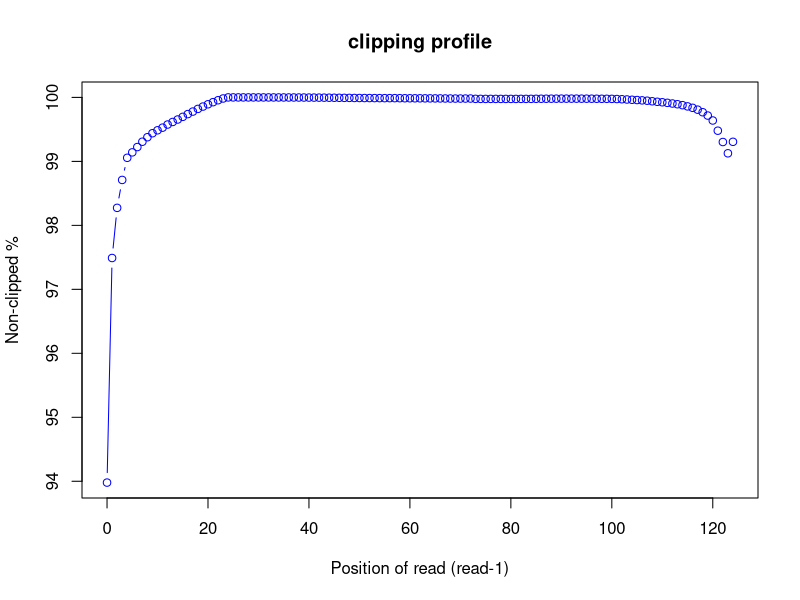
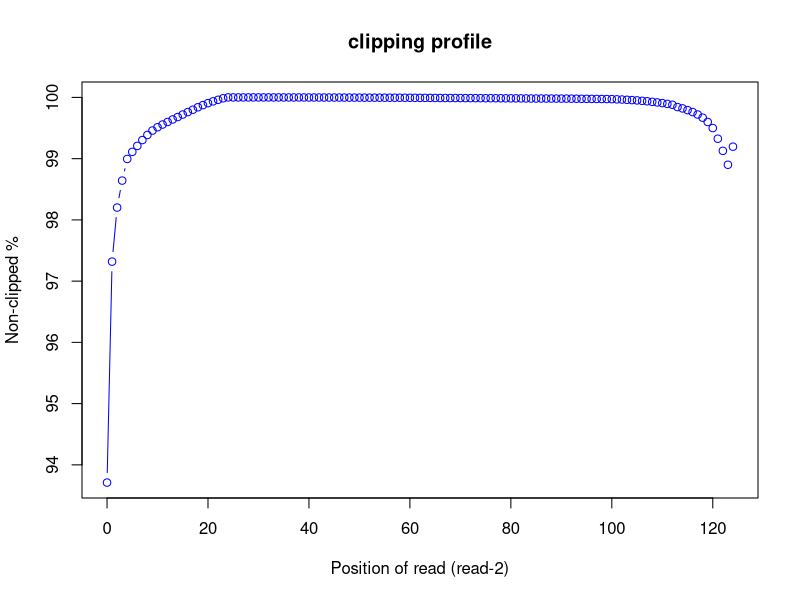

Reproduce these figures in R, in order.
pdf("/home/genetics/HW1/mapped_data_quality/SRR11647697.clipping_profile.R1.pdf")
read_pos=c(0,1,2,3,4,5,6,7,8,9,10,11,12,13,14,15,16,17,18,19,20,21,22,23,24,25,26,27,28,29,30,31,32,33,34,35,36,37,38,39,40,41,42,43,44,45,46,47,48,49,50,51,52,53,54,55,56,57,58,59,60,61,62,63,64,65,66,67,68,69,70,71,72,73,74,75,76,77,78,79,80,81,82,83,84,85,86,87,88,89,90,91,92,93,94,95,96,97,98,99,100,101,102,103,104,105,106,107,108,109,110,111,112,113,114,115,116,117,118,119,120,121,122,123,124)
r1_clip_count=c(870558.0,362959.0,249625.0,186524.0,136492.0,124215.0,112199.0,100167.0,89989.0,80935.0,74313.0,68367.0,61311.0,55522.0,49945.0,43918.0,37700.0,32012.0,25973.0,20692.0,15543.0,10777.0,6389.0,2435.0,0,1.0,2.0,4.0,11.0,19.0,26.0,39.0,53.0,70.0,95.0,116.0,151.0,172.0,214.0,275.0,347.0,416.0,479.0,561.0,679.0,786.0,900.0,1017.0,1121.0,1273.0,1377.0,1439.0,1517.0,1569.0,1659.0,1701.0,1691.0,1689.0,1804.0,1919.0,1983.0,2033.0,2071.0,2138.0,2194.0,2257.0,2322.0,2429.0,2524.0,2606.0,2590.0,2573.0,2557.0,3233.0,3314.0,3367.0,3345.0,3346.0,3397.0,3378.0,3374.0,3375.0,3294.0,3312.0,3239.0,3125.0,3017.0,2978.0,2876.0,2844.0,2760.0,2784.0,2764.0,2783.0,2827.0,2870.0,2920.0,3027.0,3093.0,3136.0,3272.0,3648.0,4139.0,4693.0,5359.0,5944.0,6670.0,7453.0,8719.0,9891.0,10979.0,12233.0,13785.0,15432.0,17548.0,20300.0,23546.0,27729.0,33491.0,41000.0,52177.0,75235.0,100820.0,126323.0,100348.0)
r1_nonclip_count = 14459280 - r1_clip_count
plot(read_pos, r1_nonclip_count*100/(r1_clip_count + r1_nonclip_count),col="blue",main="clipping profile",xlab="Position of read (read-1)",ylab="Non-clipped %",type="b")
dev.off()
pdf("/home/genetics/HW1/mapped_data_quality/SRR11647697.clipping_profile.R2.pdf")
read_pos=c(0,1,2,3,4,5,6,7,8,9,10,11,12,13,14,15,16,17,18,19,20,21,22,23,24,25,26,27,28,29,30,31,32,33,34,35,36,37,38,39,40,41,42,43,44,45,46,47,48,49,50,51,52,53,54,55,56,57,58,59,60,61,62,63,64,65,66,67,68,69,70,71,72,73,74,75,76,77,78,79,80,81,82,83,84,85,86,87,88,89,90,91,92,93,94,95,96,97,98,99,100,101,102,103,104,105,106,107,108,109,110,111,112,113,114,115,116,117,118,119,120,121,122,123,124)
r2_clip_count=c(909424.0,387690.0,260105.0,196382.0,145271.0,128593.0,114447.0,100684.0,88649.0,78212.0,70441.0,64009.0,57962.0,52056.0,46318.0,40456.0,34628.0,29083.0,23259.0,18233.0,13492.0,9322.0,5636.0,2059.0,0,1.0,2.0,3.0,4.0,7.0,11.0,14.0,22.0,36.0,47.0,58.0,65.0,89.0,111.0,131.0,165.0,194.0,207.0,241.0,268.0,280.0,322.0,379.0,413.0,459.0,494.0,556.0,597.0,628.0,665.0,679.0,694.0,735.0,784.0,822.0,886.0,944.0,1024.0,1117.0,1204.0,1276.0,1369.0,1417.0,1490.0,1514.0,1586.0,1681.0,1719.0,1729.0,1821.0,1877.0,1908.0,1979.0,2038.0,2116.0,2203.0,2264.0,2330.0,2436.0,2574.0,2612.0,2598.0,2674.0,2704.0,2785.0,2816.0,2861.0,2952.0,3111.0,3251.0,3363.0,3518.0,3639.0,3763.0,3895.0,4110.0,4563.0,5026.0,5610.0,6332.0,7064.0,8105.0,9103.0,10493.0,11862.0,13444.0,15264.0,17402.0,22761.0,25962.0,29944.0,34623.0,40384.0,47850.0,57984.0,72370.0,97525.0,126118.0,159038.0,116344.0)
r2_nonclip_count = 14459280 - r2_clip_count
plot(read_pos, r2_nonclip_count*100/(r2_clip_count + r2_nonclip_count),col="blue",main="clipping profile",xlab="Position of read (read-2)",ylab="Non-clipped %",type="b")
dev.off()
